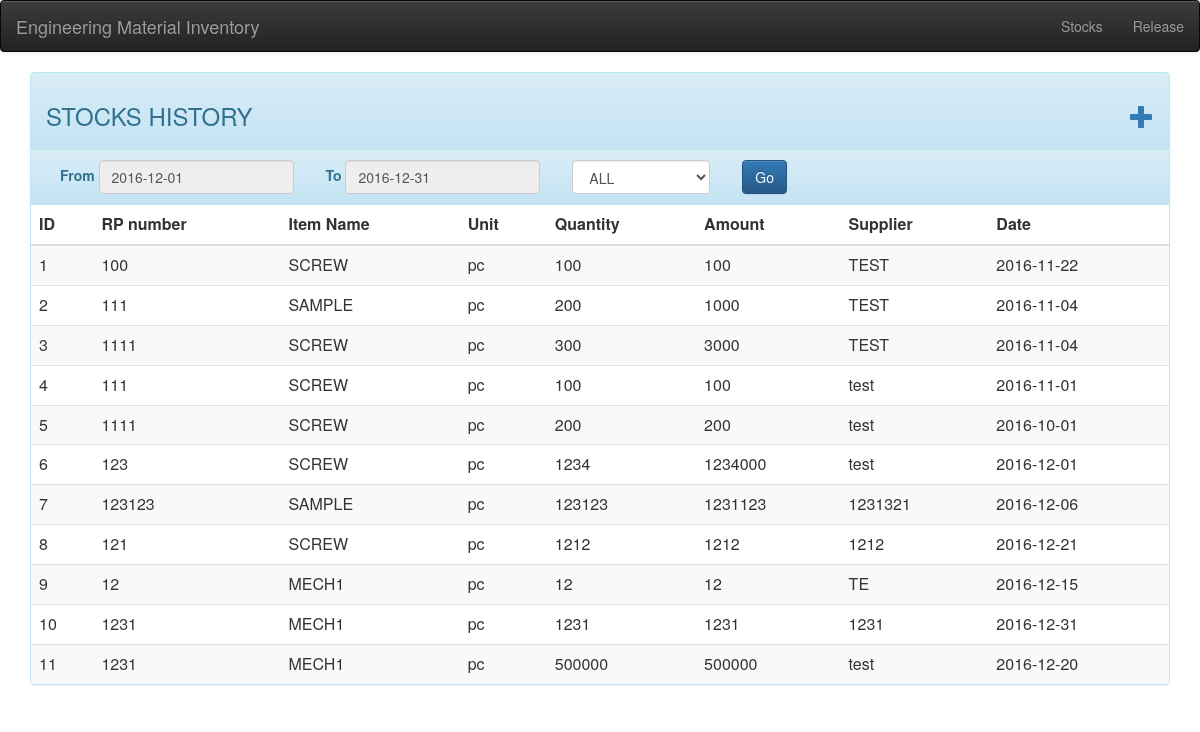
Page /index.php/stocks on the earlier database version.
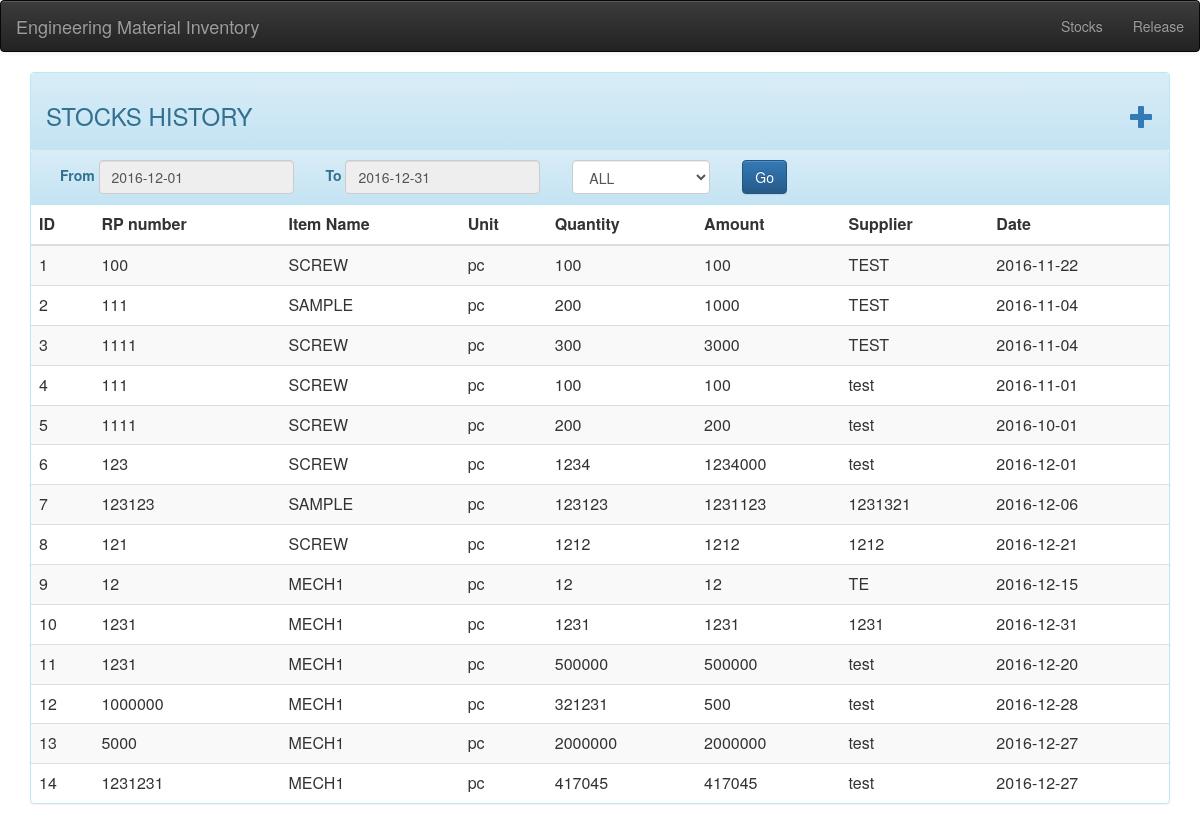
Same page on the later database version.
### tables this page shows
CREATE TABLE "stocks" (
"id"  INTEGER NOT NULL,
"item_id"  INTEGER,
"item_name"  INTEGER,
"item_category"  TEXT,
"rp_number"  INTEGER,
"unit"  TEXT,
"quantity"  INTEGER,
"supplier"  TEXT,
"amount"  INTEGER,
"purpose"  TEXT,
"date"  TEXT,
PRIMARY KEY ("id" ASC)
);

### application/controllers/Stocks.php (called while the page is built, shortened)
<?php
class Stocks extends CI_Controller
{
    public function __construct()
    {
        $this->load->model('stocks_model');
        $this->load->model('items_model');
        $this->load->model('lookup_model');
        $this->load->database();
        $this->load->library('form_validation');
        $this->load->helper('form');
    }
    public function view()
    {
        $data['cats'] = $this->lookup_model->look('category');
        $data['stocks'] = $this->stocks_model->get_stocks();
        $this->load->view('templates/header');
        $this->load->view('templates/nav');
        $this->load->view('pages/stocks',$data);
        $this->load->view('templates/footer');
    }
}

### index.php (called while the page is built, shortened)
<?php
require_once BASEPATH.'core/CodeIgniter.php';

### application/helpers/asset_helper.php (called while the page is built, shortened)
<?php
function style_url($path_to_file="")
{
    return base_url('/static/css/'.$path_to_file);
}

### application/helpers/date_man_helper.php (called while the page is built, shortened)
<?php
function default_now()
{
	return explode('-',mdate('%Y-%m-%d',now()));
}
function month_default()
{
	$m = default_now();
	$s = $m[0].'-'.$m[1].'-'.'01';
	$md = days_in_month($m[1],$m[0]);
	$ed = $m[0].'-'.$m[1].'-'.$md;
	return array($s,$ed);
}

### application/models/Lookup_model.php (called while the page is built, shortened)
<?php
Class Lookup_model extends CI_Model
{
	public function look($tb_name = null)
	{
		$query = $this->db->get($tb_name);
		return $query->result_array();
	}
}

### application/models/Stocks_model.php (called while the page is built, shortened)
<?php
class Stocks_model extends CI_Model
{
    public function get_stocks()
    {
        $query  = $this->db->get('stocks');
        return $query->result_array();
    }
}

### application/views/pages/stocks.php (the view, shortened to what this page needs)
<div class="panel panel-default panel-info">
    <div class="panel-heading">
        <h3>STOCKS HISTORY <a class="pull-right" class="pull-right" href="#" data-toggle="modal" data-target="#new_stock_modal" role="button""><span class="glyphicon glyphicon-plus"></span></a></h3>
    </div>
    <div class="panel-heading">
        <div class="form form-inline">
            <div class="form-group">
                <label for="start">From</label>
                <input readonly name="start" type="text" class="form-control date_range" value="<?php echo month_default()[0]; ?>">
            </div>
            <div class="form-group">
                <label for="to">To</label>
                <input readonly name="end" type="text" class="form-control date_range" value="<?php echo month_default()[1]; ?>">
            </div>
            <div class="form-group">
                <select name="category" id="" class="form-control">
                    <?php foreach($cats as $c): ?>
                        <option value="<?php echo $c['name'] ?>"><?php echo $c['name']; ?></option>
                    <?php endforeach; ?>
                </select>
            </div>
            <div class="form-group">
                <input type="button" class="btn btn-primary" value="Go" id="api_trigger">
            </div>
        </div>
    </div>
    <table class="table table-striped table-hover">
        <thead>
            <tr>
                <th>ID</th>
                <th>RP number</th>
                <th>Item Name</th>
                <th>Unit</th>
                <th>Quantity</th>
                <th>Amount</th>
                <th>Supplier</th>
                <th>Date</th>
            </tr>
        </thead>
        <tbody>
            <?php foreach($stocks as $s): ?>
                <tr>
                    <td><?php echo $s['id']; ?></td>
                    <td><?php echo $s['rp_number']; ?></td>
                    <td><?php echo $s['item_name']; ?></td>
                    <td><?php echo $s['unit']; ?></td>
                    <td><?php echo $s['quantity']; ?></td>
                    <td><?php echo $s['amount']; ?></td>
                    <td><?php echo $s['supplier']; ?></td>
                    <td><?php echo $s['date']; ?></td>
                </tr>
            <?php endforeach; ?>
        </tbody>
    </table>
</div>

### application/views/templates/header.php (shortened to what this page needs)
<html>
<head>
</head>
<link rel="stylesheet" href="<?php echo style_url('bootstrap.min.css'); ?>">
<link rel="stylesheet" href="<?php echo style_url('bootstrap-theme.min.css'); ?>">
<link rel="stylesheet" href="<?php echo style_url('main.css'); ?>">
<link rel="stylesheet" href="<?php echo style_url('daterangepicker.css'); ?>">
<body>

### application/views/templates/nav.php (shortened to what this page needs)
<nav class="navbar navbar-default navbar-inverse">
    <div class="container-fluid">
        <div class="navbar-header">
            <a class="navbar-brand" href="<?php echo base_url('index.php') ?>">Engineering Material Inventory</a>
        </div>
            <ul class="nav navbar-nav navbar-right">
                <li><a href="<?php echo base_url('index.php/stocks'); ?>">Stocks</a></li>
                <li><a href="<?php echo base_url('index.php/release'); ?>">Release</a></li>
            </ul>
        </div>
</nav>
<div class="container">

### application/views/templates/footer.php (shortened to what this page needs)
</body>
</html>

### static/css/main.css (style rules this page uses)
.form-group { margin-left: 1em; margin-right: 1em; }

Differences in the rows shown:
added stocks: id "12", rp_number "1000000", item_name "MECH1", unit "pc", quantity "321231", amount "500", supplier "test", date "2016-12-28"
added stocks: id "13", rp_number "5000", item_name "MECH1", unit "pc", quantity "2000000", amount "2000000", supplier "test", date "2016-12-27"
added stocks: id "14", rp_number "1231231", item_name "MECH1", unit "pc", quantity "417045", amount "417045", supplier "test", date "2016-12-27"
